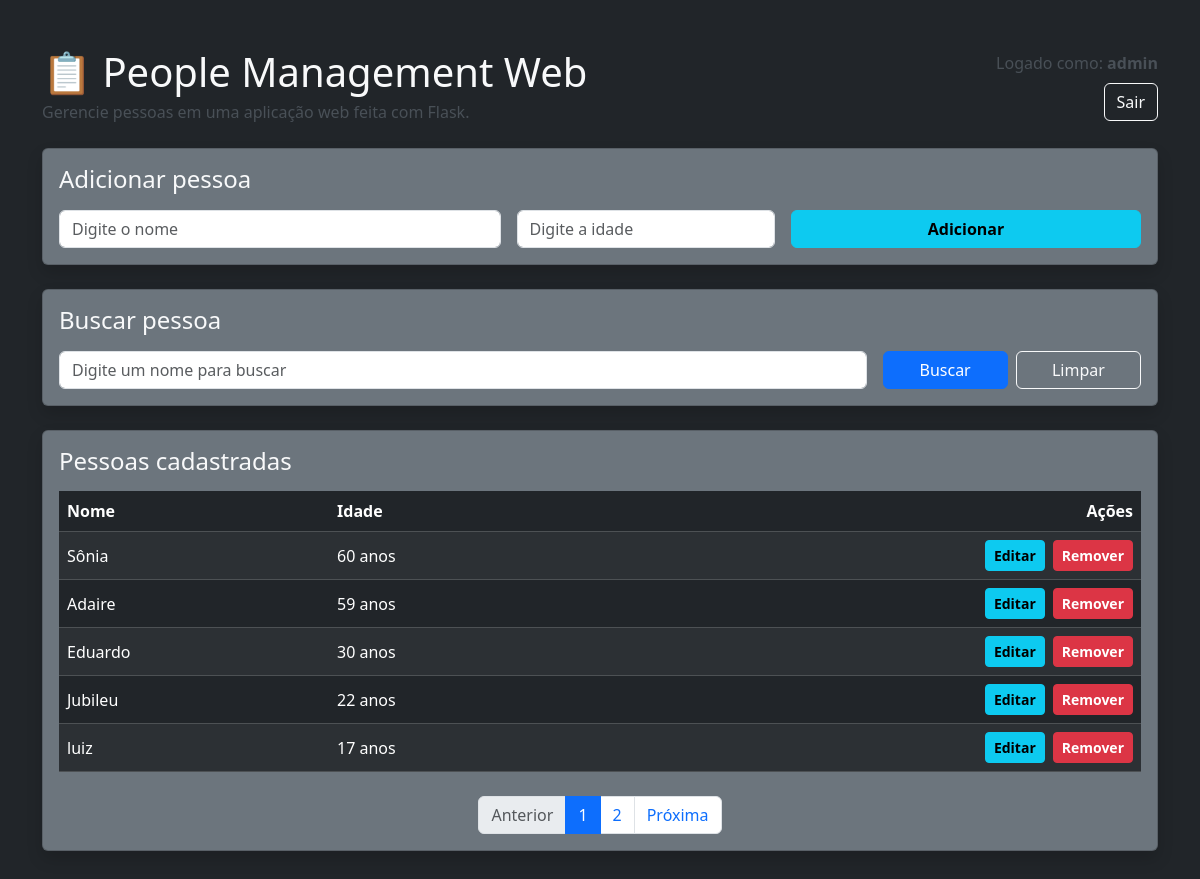
The page / (signed in) on the database as committed earlier.
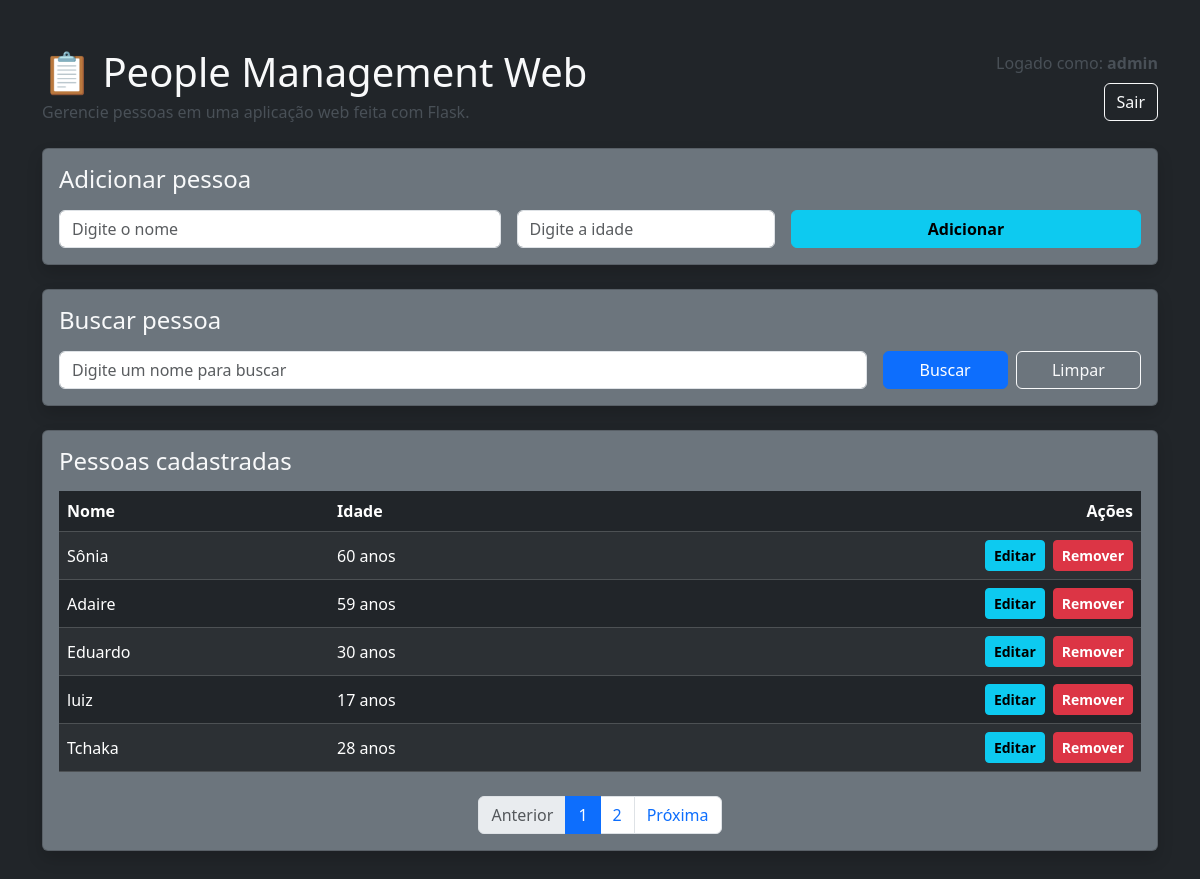
The same page on the database as committed later.
### app.py (models this page shows)
class Usuario(UserMixin, db.Model):
    id = db.Column(db.Integer, primary_key=True)
    username = db.Column(db.String(100), unique=True, nullable=False)
    password = db.Column(db.String(255), nullable=False)

class Pessoa(db.Model):
    id = db.Column(db.Integer, primary_key=True)
    nome = db.Column(db.String(100), nullable=False)
    idade = db.Column(db.Integer, nullable=False)

### app.py (the view)
@app.route("/")
@login_required
def home():
    busca = request.args.get("busca", "").strip()
    pagina = request.args.get("pagina", 1, type=int)
    por_pagina = 5
    query = Pessoa.query
    if busca:
        query = query.filter(Pessoa.nome.ilike(f"%{busca}%"))
    paginacao = query.order_by(Pessoa.id.asc()).paginate(page=pagina, per_page=por_pagina, error_out=False)
    pessoas = paginacao.items
    return render_template(
        "index.html",
        pessoas=pessoas,
        busca=busca,
        pessoa_em_edicao=None,
        form_nome="",
        form_idade="",
        paginacao=paginacao
    )

### app.py (called while the page is built)
@login_manager.user_loader
def load_user(user_id):
    return Usuario.query.get(int(user_id))

### templates/index.html (shortened to what this page needs)
<!DOCTYPE html>
<html lang="pt-br">
<head>
    <link href="https://cdn.jsdelivr.net/npm/bootstrap@5.3.3/dist/css/bootstrap.min.css" rel="stylesheet">
</head>
<body class="bg-dark text-light">
    <div class="container py-5">
        <div class="d-flex flex-column flex-md-row justify-content-between align-items-md-center mb-4 gap-3">
            <div>
                <h1 class="mb-1">📋 People Management Web</h1>
                <p class="text-light-emphasis mb-0">Gerencie pessoas em uma aplicação web feita com Flask.</p>
            </div>
            <div class="d-flex flex-column align-items-md-end gap-2">
                <span class="text-light-emphasis">Logado como: <strong>{{ current_user.username }}</strong></span>
                <a href="{{ url_for('logout') }}" class="btn btn-outline-light">Sair</a>
            </div>
        </div>
        <div class="row g-4">
            <div class="col-12">
                <div class="card bg-secondary text-light shadow">
                    <div class="card-body">
                        {% if pessoa_em_edicao %}
                            <h2 class="h4 mb-3">Editar pessoa</h2>
                            <form action="{{ url_for('atualizar', id=pessoa_em_edicao.id) }}" method="post" class="row g-3">
                                <div class="col-md-5">
                                    <input type="text" name="nome" class="form-control" placeholder="Digite o nome" value="{{ form_nome }}" required>
                                </div>
                                <div class="col-md-3">
                                    <input type="text" name="idade" class="form-control" placeholder="Digite a idade" value="{{ form_idade }}" required>
                                </div>
                                <div class="col-md-4 d-flex gap-2">
                                    <button type="submit" class="btn btn-info fw-bold flex-fill">Salvar alterações</button>
                                    <a href="{{ url_for('home', busca=busca, pagina=paginacao.page) }}" class="btn btn-outline-light flex-fill">Cancelar</a>
                                </div>
                            </form>
                        {% else %}
                            <h2 class="h4 mb-3">Adicionar pessoa</h2>
                            <form action="{{ url_for('adicionar') }}" method="post" class="row g-3">
                                <div class="col-md-5">
                                    <input type="text" name="nome" class="form-control" placeholder="Digite o nome" required>
                                </div>
                                <div class="col-md-3">
                                    <input type="text" name="idade" class="form-control" placeholder="Digite a idade" required>
                                </div>
                                <div class="col-md-4">
                                    <button type="submit" class="btn btn-info fw-bold w-100">Adicionar</button>
                                </div>
                            </form>
                        {% endif %}
                    </div>
                </div>
            </div>
            <div class="col-12">
                <div class="card bg-secondary text-light shadow">
                    <div class="card-body">
                        <h2 class="h4 mb-3">Buscar pessoa</h2>
                        <form action="{{ url_for('home') }}" method="get" class="row g-3">
                            <div class="col-md-9">
                                <input type="text" name="busca" class="form-control" placeholder="Digite um nome para buscar" value="{{ busca }}">
                            </div>
                            <div class="col-md-3 d-flex gap-2">
                                <button type="submit" class="btn btn-primary w-100">Buscar</button>
                                <a href="{{ url_for('home') }}" class="btn btn-outline-light w-100">Limpar</a>
                            </div>
                        </form>
                    </div>
                </div>
            </div>
            <div class="col-12">
                <div class="card bg-secondary text-light shadow">
                    <div class="card-body">
                        <h2 class="h4 mb-3">Pessoas cadastradas</h2>
                        {% if pessoas %}
                            <div class="table-responsive">
                                <table class="table table-dark table-striped table-hover align-middle mb-0">
                                    <thead>
                                        <tr>
                                            <th>Nome</th>
                                            <th>Idade</th>
                                            <th class="text-end">Ações</th>
                                        </tr>
                                    </thead>
                                    <tbody>
                                        {% for pessoa in pessoas %}
                                            <tr>
                                                <td>{{ pessoa.nome }}</td>
                                                <td>{{ pessoa.idade }} anos</td>
                                                <td class="text-end">
                                                    <div class="d-inline-flex gap-2">
                                                        <form action="{{ url_for('editar', id=pessoa.id, busca=busca, pagina=paginacao.page) }}" method="get">
                                                            <button type="submit" class="btn btn-info btn-sm fw-bold">Editar</button>
                                                        </form>
                                                        <form action="{{ url_for('remover', id=pessoa.id) }}" method="post" onsubmit="return confirmarRemocao()">
                                                            <button type="submit" class="btn btn-danger btn-sm fw-bold">Remover</button>
                                                        </form>
                                                    </div>
                                                </td>
                                            </tr>
                                        {% endfor %}
                                    </tbody>
                                </table>
                            </div>
                            {% if paginacao.pages > 1 %}
                                <nav class="mt-4">
                                    <ul class="pagination justify-content-center mb-0">
                                        <li class="page-item {% if not paginacao.has_prev %}disabled{% endif %}">
                                            <a class="page-link" href="{{ url_for('home', pagina=paginacao.prev_num, busca=busca) if paginacao.has_prev else '#' }}">Anterior</a>
                                        </li>
                                        {% for numero in paginacao.iter_pages(left_edge=1, right_edge=1, left_current=1, right_current=2) %}
                                            {% if numero %}
                                                <li class="page-item {% if numero == paginacao.page %}active{% endif %}">
                                                    <a class="page-link" href="{{ url_for('home', pagina=numero, busca=busca) }}">{{ numero }}</a>
                                                </li>
                                            {% else %}
                                                <li class="page-item disabled">
                                                    <span class="page-link">...</span>
                                                </li>
                                            {% endif %}
                                        {% endfor %}
                                        <li class="page-item {% if not paginacao.has_next %}disabled{% endif %}">
                                            <a class="page-link" href="{{ url_for('home', pagina=paginacao.next_num, busca=busca) if paginacao.has_next else '#' }}">Próxima</a>
                                        </li>
                                    </ul>
                                </nav>
                            {% endif %}
                        {% else %}
                            <p class="mb-0 text-light-emphasis">Nenhuma pessoa encontrada.</p>
                        {% endif %}
                    </div>
                </div>
            </div>
        </div>
    </div>
</body>
</html>

Rows that differ between the two databases and show on the page:
removed Pessoa: nome "Jubileu", idade "22"
now on this page (row unchanged): Pessoa: nome "Tchaka", idade "28"
